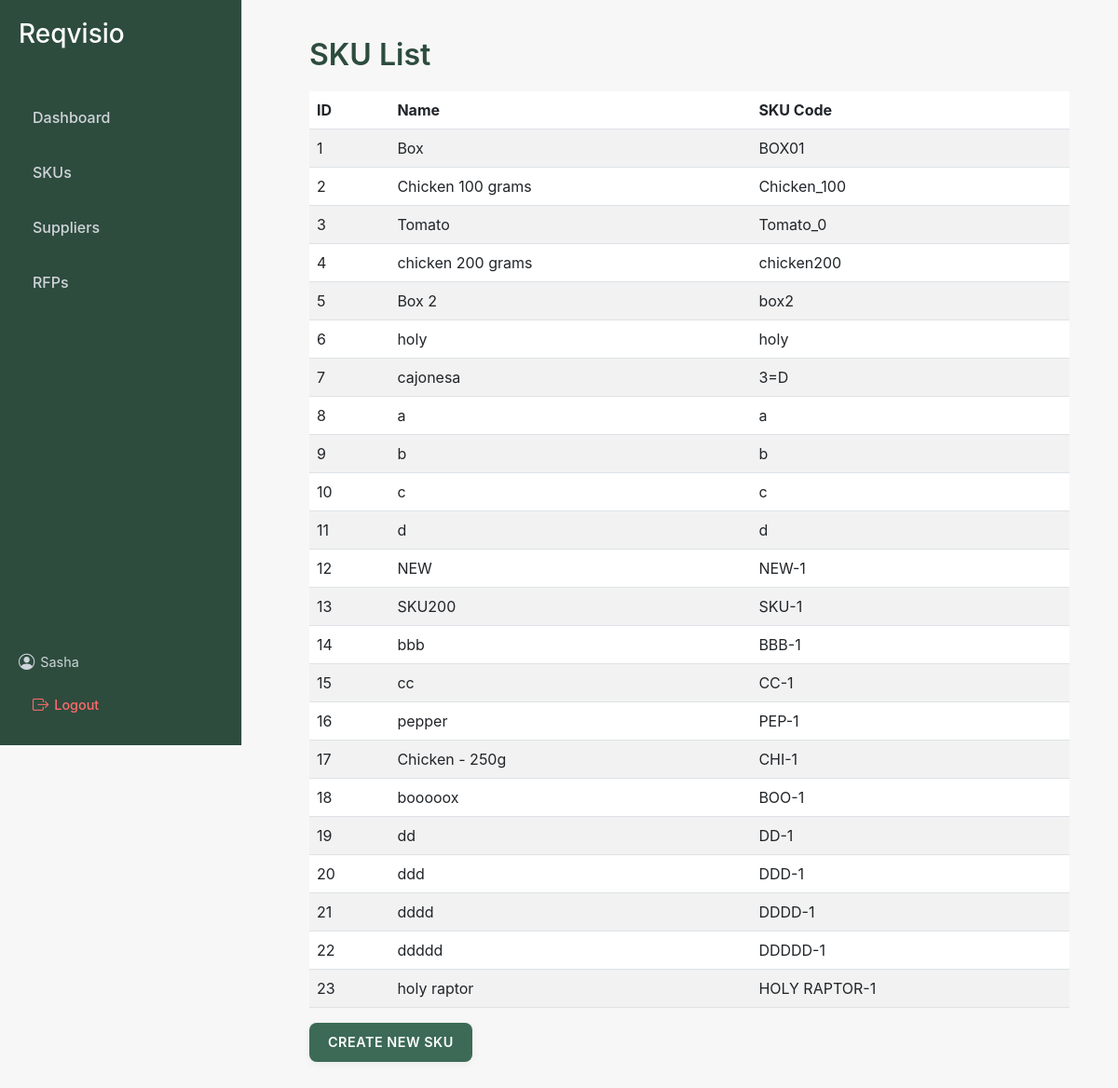
Before: /procurement01/skus/ (signed in) with the older database file.
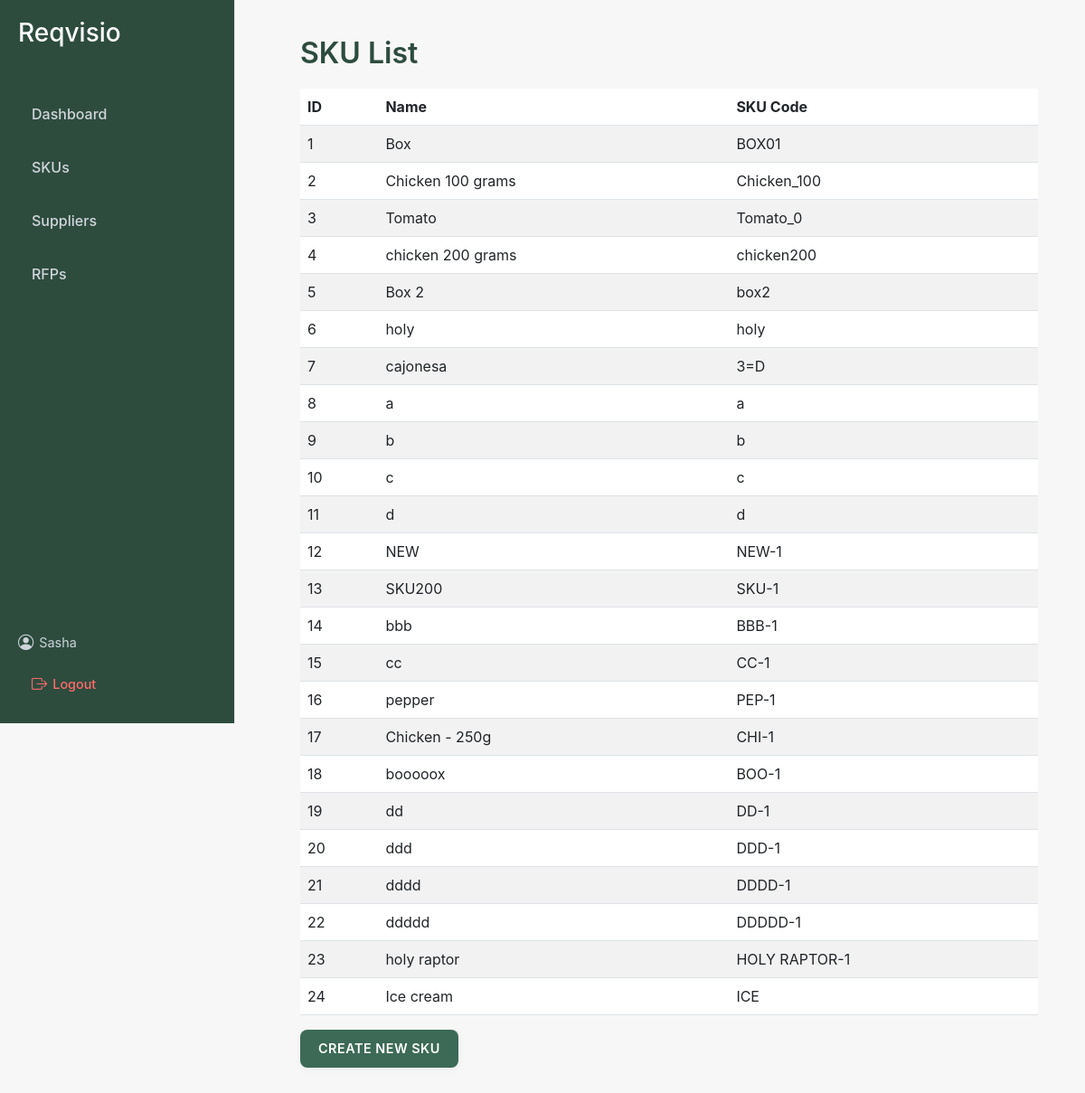
After: the same page with the newer database file.
### procurement01/models.py (models this page shows, shortened)
class SKU(models.Model):
    name = models.CharField(max_length=100)
    sku_code = models.CharField(max_length=50, unique=True)
    company = models.ForeignKey(Company, on_delete=models.CASCADE)
    image_url = models.URLField(blank=True, null=True)  # Optional image URL

### procurement01/views.py (the view)
# urls.py: path('skus/', views.sku_list_view, name='sku_list'),
@login_required
def sku_list_view(request):
    skus = SKU.objects.all()
    return render(request, 'procurement01/sku_list.html', {'skus': skus})

### procurement01/templates/procurement01/sku_list.html (shortened to what this page needs)
{% extends 'procurement01/layout.html' %}
{% block content %}
<h2>SKU List</h2>
<table class="table table-striped" id="sku-table">
    <thead>
        <tr>
            <th>ID</th>
            <th>Name</th>
            <th>SKU Code</th>
        </tr>
    </thead>
    <tbody>
        {% for sku in skus %}
        <tr class="clickable-row" data-href="{% url 'sku_detail' sku.id %}">
            <td>{{ sku.id }}</td>
            <td>{{ sku.name }}</td>
            <td>{{ sku.sku_code }}</td>
        </tr>
        {% endfor %}
    </tbody>
</table>
<a href="{% url 'sku_create' %}" class="btn btn-primary">Create New SKU</a>
{% endblock %}

Changed rows visible on the page:
added SKU: id "24", name "Ice cream", sku_code "ICE"
